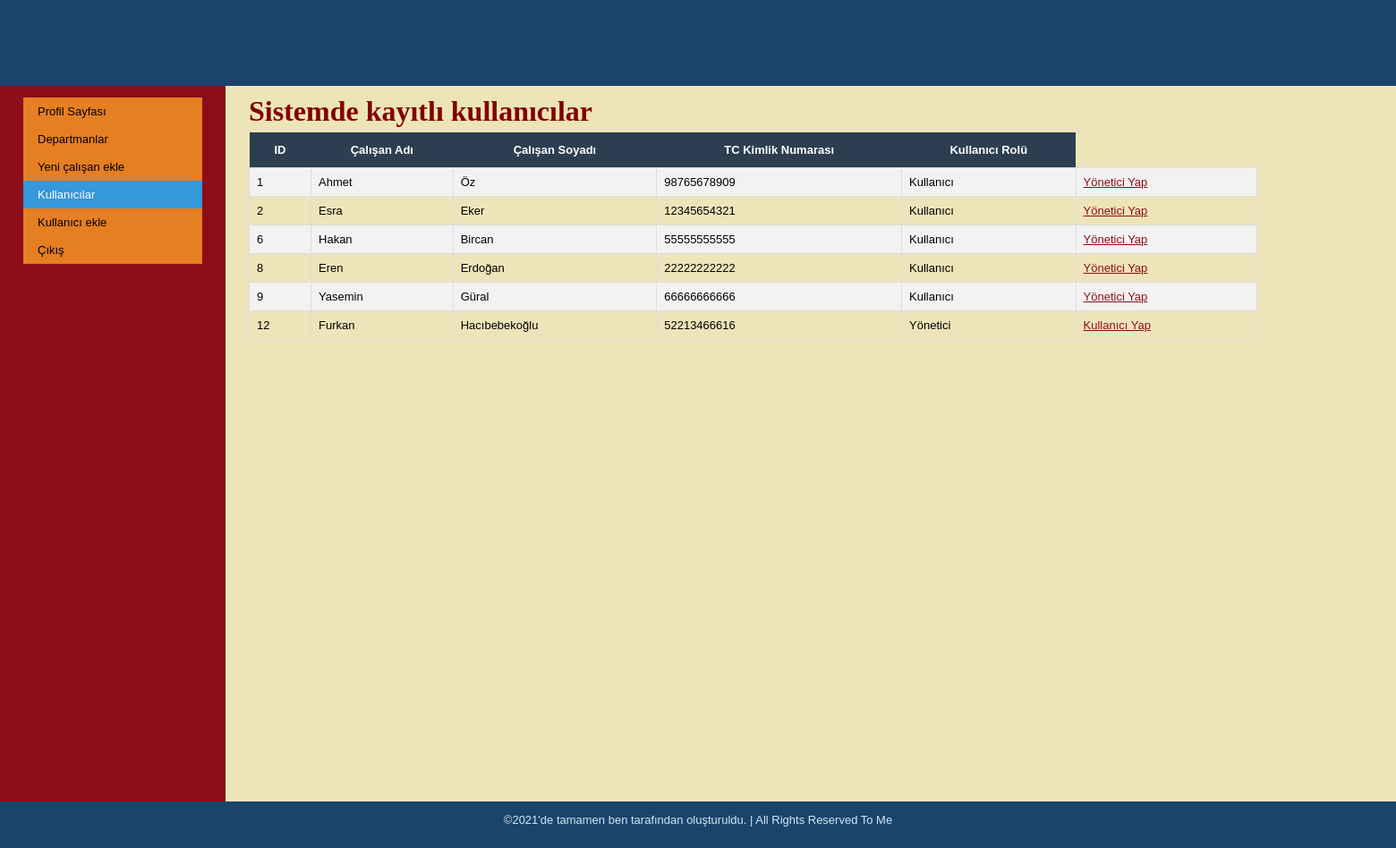
The page /users.php on the database its author committed.
### tables this page shows
CREATE TABLE `kullanicilar` (
  `id` int(11) NOT NULL,
  `k_ad` varchar(50) NOT NULL,
  `k_soyad` varchar(50) NOT NULL,
  `TCKN` varchar(11) NOT NULL,
  `sifre` char(32) NOT NULL,
  `rol_id` tinyint(4) NOT NULL,
  `departman_id` int(11) NOT NULL
);

CREATE TABLE `roller` (
  `rol_id` tinyint(4) NOT NULL,
  `rol_ad` varchar(40) NOT NULL
);

### includes/functions.php (called while the page is built, shortened)
<?php
	function query_control($result)
	{
		if(!$result)
			die("Veritabanı sorgu hatası..!");
		else
			return $result;
	}
	function GetRole($roleid)
	{
		global $con;
		$query = "SELECT *FROM roller WHERE rol_id=$roleid";
		$result = mysqli_query($con,$query);
		$verified_result = query_control($result);
		return $verified_result;
	}
	function GetUsers()
	{
		global $con;
		$query = "SELECT * FROM kullanicilar";
		$result = mysqli_query($con,$query);
		$verified_result = query_control($result);
		return $verified_result;
	}
?>

### users.php (the view, shortened to what this page needs)
<?php include("includes/connect_mysql.php"); ?>
<?php include("includes/functions.php"); ?>
<?php
	$user_tckn = $_SESSION['tckn'];
?>
<?php include("includes/admin_header.php"); ?>
			<table id="structure">
				<tr>
					<td id="navigation">
						<div id="menu">
							<ul>
								<li><a href="admin_content.php">Profil Sayfası</a></li>
								<li><a href="admin_departments.php">Departmanlar</a></li>
								<li><a href="add_employee.php">Yeni çalışan ekle</a></li>
								<li><a class="active" href="users.php">Kullanıcılar</a></li>
								<li><a href="register1.php">Kullanıcı ekle</a></li>
								<li><a href="main.php">Çıkış</a></li>
							</ul>
						</div>
					</td>
					<td id="page">
						<h2><font face="tahoma" size="6" color="maroon">Sistemde kayıtlı kullanıcılar</font></h2>
						<table id="tablo">
							<tr>
								<th> ID </th>
								<th> Çalışan Adı </th>
								<th> Çalışan Soyadı </th>
								<th> TC Kimlik Numarası </th>
								<th> Kullanıcı Rolü </th>
							</tr>
							<?php
								$result = GetUsers();
								while($rows = mysqli_fetch_array($result))
								{
									echo "<tr>
									<td>".$rows['id']."</td>
									<td>".$rows['k_ad']."</td>
									<td>".$rows['k_soyad']."</td>
									<td>".$rows['TCKN']."</td>";
									$result2 = GetRole($rows["rol_id"]);
									if(mysqli_num_rows($result2) == 1)
									{
										$rows2 = mysqli_fetch_array($result2);
										echo "<td>".$rows2['rol_ad']."</td>";
										if($rows2["rol_id"] == 1)
										{
											if($rows["TCKN"] != $user_tckn)
												echo "<td><a href='users.php?choose=$rows[0]' onClick='return UpdateRoleControl()'/>Kullanıcı Yap</td>";
											else
												echo "<td></td>";
										}
										else
										{
											echo "<td><a href='users.php?choose=$rows[0]' onClick='return UpdateRoleControl()'/>Yönetici Yap</td>";
										}
									}
									else
									{
										echo "-";
									}
									echo "</tr>";
								}
							?>
						</table>
					</td>
				</tr>
			</table>
<?php include("includes/footer.php"); ?>

### includes/admin_header.php (shortened to what this page needs)
<html>
	<head>
		<link href="css/menu.css" media="all" rel="stylesheet" type="text/css" />
		<link href="css/public.css" media="all" rel="stylesheet" type="text/css" />
		<link href="css/tables.css" media="all" rel="stylesheet" type="text/css" />
	</head>
	<body>
		<div id="header2">
			<table>
				<tr>
					<td>
						<?php echo "<h1>".strtoupper($_SESSION['name'])." </h1>";?>
					</td>
					<td>
						<?php echo "<h1>".strtoupper($_SESSION['surname'])."</h1>";?>
					</td>
					<td>
					</td>
				</tr>
			</table>
		</div>
		<div id="main">

### includes/footer.php (shortened to what this page needs)
</div>
		<div id="footer">©2021'de tamamen ben tarafından oluşturuldu. | All Rights Reserved To Me </div>
	</body>
</html>

### css/menu.css (style rules this page uses)
#menu ul { list-style-type: none; margin: 0; padding: 0; width: 200px; background-color: #e67e22; }
#menu li a { display: block; color: #000; padding: 8px 16px; text-decoration: none; }
#menu li a.active { background-color: #3498db; color: white; }

### css/public.css (style rules this page uses)
html { height: 100%; width: 100%; }
body { width: 100%; height: 100%; margin: 0px; padding: 0px; border: 0px; font-family: Verdana, Arial, Helvetica, sans-serif; background: #D4E6F4; font-size: 13px; line-height: 15px; }
table, tr, td { border-collapse: collapse; vertical-align: top; font-size: 13px; line-height: 15px; }
a { color: #8D0D19; }
#header2 { height: 70px; margin: 0px; padding: 1em; text-align: left; background: #1A446C; color: #D4E6F4; }
#header2 h1 { padding: 1em; margin: 0px; color: #FFFFFF; }
#main { margin: 0px; padding: 0px; height: 800px; width: 100%; background: #EEE4B9; }
#structure { height: 800px; width: 100%; }
#footer { height: 2em; margin: 0px; padding: 1em; text-align: center; background: #1A446C; color: #D4E6F4; }
#navigation { width: 150px; padding: 1em 2em; color: #D4E6F4; background: #8D0D19; }
#page { padding-left: 2em; vertical-align: top; background: #EEE4B9; }
#page h2 { color: #8D0D19; margin-top: 1em; }

### css/tables.css (style rules this page uses)
#tablo { border-collapse: collapse; width: 88%; }
#tablo td, #personel th { border: 1px solid #ddd; padding: 8px; }
#tablo tr:nth-child(even) { background-color: #f2f2f2; }
#tablo th { padding-top: 12px; padding-bottom: 12px; text-align: middle; background-color: #2c3e50; color: white; }

### rows shown on the page
kullanicilar: id "1", k_ad "Ahmet", k_soyad "Öz", TCKN "98765678909", rol.rol_ad "Kullanıcı"
kullanicilar: id "2", k_ad "Esra", k_soyad "Eker", TCKN "12345654321", rol.rol_ad "Kullanıcı"
kullanicilar: id "6", k_ad "Hakan", k_soyad "Bircan", TCKN "55555555555", rol.rol_ad "Kullanıcı"
kullanicilar: id "8", k_ad "Eren", k_soyad "Erdoğan", TCKN "22222222222", rol.rol_ad "Kullanıcı"
kullanicilar: id "9", k_ad "Yasemin", k_soyad "Güral", TCKN "66666666666", rol.rol_ad "Kullanıcı"
kullanicilar: id "12", k_ad "Furkan", k_soyad "Hacıbebekoğlu", TCKN "52213466616", rol.rol_ad "Yönetici"
